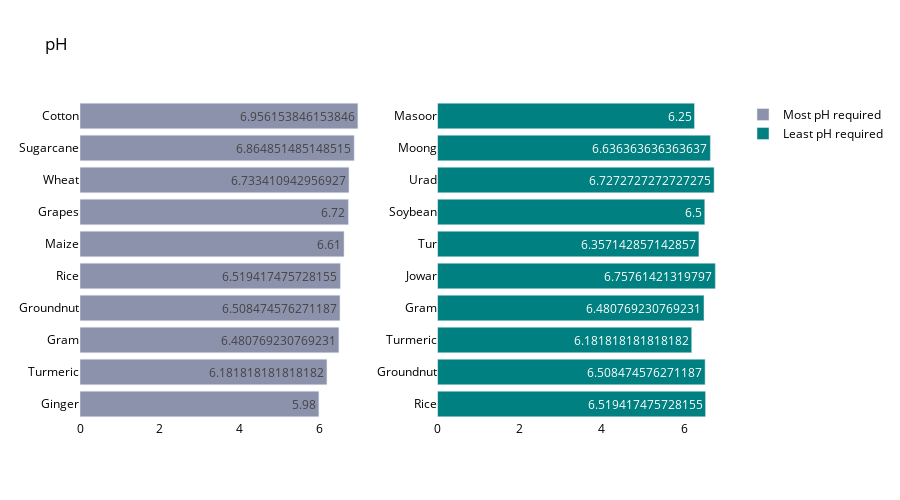

The notebook cell this image was saved under:
### Code cell
crop_summary_P = crop_summary.sort_values(by='Phosphorus', ascending=False)
  
fig = make_subplots(rows=1, cols=2)

top = {
    'y' : crop_summary_P['pH'][0:10].sort_values().index,
    'x' : crop_summary_P['pH'][0:10].sort_values()
}

last = {
    'y' : crop_summary_P['pH'][-10:].index,
    'x' : crop_summary_P['pH'][-10:]
}

fig.add_trace(
    go.Bar(top,
           name="Most pH required",
           marker_color=random.choice(colorarr),
           orientation='h',
          text=top['x']),
    
    row=1, col=1
)

fig.add_trace(
    go.Bar(last,
           name="Least pH required",
           marker_color=random.choice(colorarr),
           orientation='h',
          text=last['x']),
    row=1, col=2
)
fig.update_traces(texttemplate='%{text}', textposition='inside')
fig.update_layout(title_text="pH",
                  plot_bgcolor='white',
                  font_size=12, 
                  font_color='black',
                 height=500)

fig.update_xaxes(showgrid=False)
fig.update_yaxes(showgrid=False)
fig.show()

### Figure 1 — Plotly figure (JSON) as saved in the notebook; plotly's stock layout.template omitted (floating-point values rounded to 4 significant figures)
{"data": [{"marker": {"color": "#8c92ac"}, "name": "Most pH required", "orientation": "h", "text": [5.98, 6.182, 6.481, 6.508, 6.519, 6.61, 6.72, 6.733, 6.865, 6.956], "textposition": "inside", "texttemplate": "%{text}", "type": "bar", "x": [5.98, 6.182, 6.481, 6.508, 6.519, 6.61, 6.72, 6.733, 6.865, 6.956], "xaxis": "x", "y": ["Ginger", "Turmeric", "Gram", "Groundnut", "Rice", "Maize", "Grapes", "Wheat", "Sugarcane", "Cotton"], "yaxis": "y"}, {"marker": {"color": "#008080"}, "name": "Least pH required", "orientation": "h", "text": [6.519, 6.508, 6.182, 6.481, 6.758, 6.357, 6.5, 6.727, 6.636, 6.25], "textposition": "inside", "texttemplate": "%{text}", "type": "bar", "x": [6.519, 6.508, 6.182, 6.481, 6.758, 6.357, 6.5, 6.727, 6.636, 6.25], "xaxis": "x2", "y": ["Rice", "Groundnut", "Turmeric", "Gram", "Jowar", "Tur", "Soybean", "Urad", "Moong", "Masoor"], "yaxis": "y2"}], "layout": {"font": {"color": "black", "size": 12}, "height": 500, "plot_bgcolor": "white", "title": {"text": "pH"}, "xaxis": {"anchor": "y", "domain": [0, 0.45], "showgrid": false}, "xaxis2": {"anchor": "y2", "domain": [0.55, 1], "showgrid": false}, "yaxis": {"anchor": "x", "domain": [0, 1], "showgrid": false}, "yaxis2": {"anchor": "x2", "domain": [0, 1], "showgrid": false}}}
